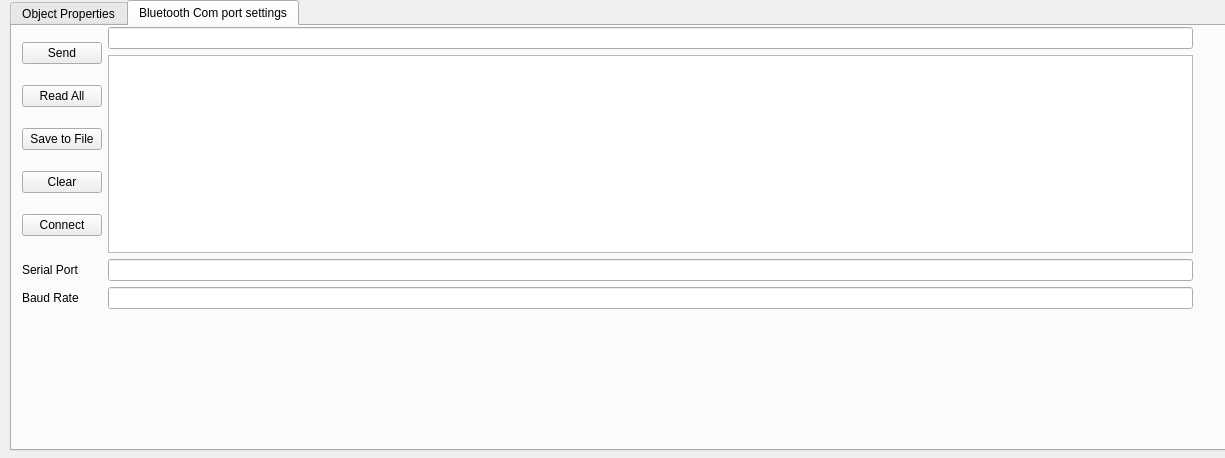
<?xml version="1.0" encoding="UTF-8"?>
<ui version="4.0">
 <class>Form</class>
 <widget class="QWidget" name="Form">
  <property name="geometry">
   <rect>
    <x>0</x>
    <y>0</y>
    <width>1225</width>
    <height>458</height>
   </rect>
  </property>
  <property name="windowTitle">
   <string>Form</string>
  </property>
  <widget class="QTabWidget" name="objectOptionsTabWidth">
   <property name="geometry">
    <rect>
     <x>10</x>
     <y>0</y>
     <width>1311</width>
     <height>451</height>
    </rect>
   </property>
   <property name="currentIndex">
    <number>1</number>
   </property>
   <property name="tabsClosable">
    <bool>false</bool>
   </property>
   <property name="movable">
    <bool>true</bool>
   </property>
   <widget class="QWidget" name="tab">
    <attribute name="title">
     <string>Object Properties</string>
    </attribute>
    <widget class="QWidget" name="">
     <property name="geometry">
      <rect>
       <x>0</x>
       <y>1</y>
       <width>1181</width>
       <height>261</height>
      </rect>
     </property>
     <layout class="QGridLayout" name="gridLayout">
      <item row="10" column="3">
       <widget class="QPushButton" name="cancelButton">
        <property name="cursor">
         <cursorShape>PointingHandCursor</cursorShape>
        </property>
        <property name="text">
         <string>Cancel</string>
        </property>
       </widget>
      </item>
      <item row="10" column="2">
       <widget class="QPushButton" name="okayButton">
        <property name="cursor">
         <cursorShape>PointingHandCursor</cursorShape>
        </property>
        <property name="text">
         <string>Okay</string>
        </property>
       </widget>
      </item>
      <item row="9" column="1" colspan="3">
       <widget class="QSlider" name="zoomHorizontalSlider">
        <property name="orientation">
         <enum>Qt::Horizontal</enum>
        </property>
       </widget>
      </item>
      <item row="1" column="3">
       <widget class="QSpinBox" name="strokeWidthSpinBox"/>
      </item>
      <item row="3" column="0">
       <widget class="QLabel" name="radiusLabel">
        <property name="text">
         <string>Radius</string>
        </property>
       </widget>
      </item>
      <item row="1" column="0">
       <widget class="QLabel" name="widthLabel">
        <property name="text">
         <string>Width</string>
        </property>
       </widget>
      </item>
      <item row="2" column="2">
       <widget class="QLabel" name="StrokeTypeLabel">
        <property name="text">
         <string>Stroke Type</string>
        </property>
       </widget>
      </item>
      <item row="3" column="2">
       <widget class="QLabel" name="xPositionLabel">
        <property name="text">
         <string>xPosition</string>
        </property>
       </widget>
      </item>
      <item row="3" column="3">
       <widget class="QSpinBox" name="xPositionSpinBox"/>
      </item>
      <item row="4" column="3">
       <widget class="QSpinBox" name="yPositionSpinBox"/>
      </item>
      <item row="2" column="3">
       <widget class="QComboBox" name="strokeTypeComboBox">
        <property name="cursor">
         <cursorShape>PointingHandCursor</cursorShape>
        </property>
       </widget>
      </item>
      <item row="4" column="2">
       <widget class="QLabel" name="yPositionLabel">
        <property name="text">
         <string>yPositon</string>
        </property>
       </widget>
      </item>
      <item row="1" column="2">
       <widget class="QLabel" name="strokeWidthLabel">
        <property name="text">
         <string>Stroke Width</string>
        </property>
       </widget>
      </item>
      <item row="4" column="1">
       <widget class="QLineEdit" name="lengthEntry">
        <property name="maxLength">
         <number>50000</number>
        </property>
       </widget>
      </item>
      <item row="1" column="1">
       <widget class="QLineEdit" name="widthEntry">
        <property name="maxLength">
         <number>50000</number>
        </property>
       </widget>
      </item>
      <item row="2" column="0">
       <widget class="QLabel" name="heightLabel">
        <property name="text">
         <string>Height</string>
        </property>
       </widget>
      </item>
      <item row="9" column="0">
       <widget class="QLabel" name="zoomLabel">
        <property name="text">
         <string>Zoom</string>
        </property>
       </widget>
      </item>
      <item row="2" column="1">
       <widget class="QLineEdit" name="heightEntry">
        <property name="maxLength">
         <number>50000</number>
        </property>
       </widget>
      </item>
      <item row="4" column="0">
       <widget class="QLabel" name="lengthLabel">
        <property name="text">
         <string>Length</string>
        </property>
       </widget>
      </item>
      <item row="3" column="1">
       <widget class="QLineEdit" name="raduisEntry">
        <property name="maxLength">
         <number>50000</number>
        </property>
       </widget>
      </item>
      <item row="1" column="4">
       <widget class="QPushButton" name="selectStrokeColorButton">
        <property name="cursor">
         <cursorShape>PointingHandCursor</cursorShape>
        </property>
        <property name="text">
         <string>Select Stroke Color</string>
        </property>
       </widget>
      </item>
      <item row="3" column="4">
       <widget class="QPushButton" name="selectFillColorButton">
        <property name="cursor">
         <cursorShape>PointingHandCursor</cursorShape>
        </property>
        <property name="text">
         <string>Select Fill Color</string>
        </property>
       </widget>
      </item>
     </layout>
    </widget>
   </widget>
   <widget class="QWidget" name="serialTab">
    <attribute name="title">
     <string>Bluetooth Com port settings</string>
    </attribute>
    <widget class="QWidget" name="gridLayoutWidget_2">
     <property name="geometry">
      <rect>
       <x>10</x>
       <y>1</y>
       <width>1171</width>
       <height>282</height>
      </rect>
     </property>
     <layout class="QGridLayout" name="gridLayout_2">
      <item row="0" column="0">
       <layout class="QVBoxLayout" name="verticalLayout_2">
        <item>
         <widget class="QPushButton" name="sendButton">
          <property name="cursor">
           <cursorShape>PointingHandCursor</cursorShape>
          </property>
          <property name="text">
           <string>Send</string>
          </property>
         </widget>
        </item>
        <item>
         <widget class="QPushButton" name="readAllButton">
          <property name="cursor">
           <cursorShape>PointingHandCursor</cursorShape>
          </property>
          <property name="text">
           <string>Read All</string>
          </property>
         </widget>
        </item>
        <item>
         <widget class="QPushButton" name="save2FileButton">
          <property name="cursor">
           <cursorShape>PointingHandCursor</cursorShape>
          </property>
          <property name="text">
           <string>Save to File</string>
          </property>
         </widget>
        </item>
        <item>
         <widget class="QPushButton" name="clearButton">
          <property name="cursor">
           <cursorShape>PointingHandCursor</cursorShape>
          </property>
          <property name="text">
           <string>Clear</string>
          </property>
         </widget>
        </item>
        <item>
         <widget class="QPushButton" name="connectButton">
          <property name="cursor">
           <cursorShape>PointingHandCursor</cursorShape>
          </property>
          <property name="text">
           <string>Connect</string>
          </property>
         </widget>
        </item>
       </layout>
      </item>
      <item row="0" column="1">
       <layout class="QVBoxLayout" name="verticalLayout_3">
        <item>
         <widget class="QLineEdit" name="serialMessageEntry">
          <property name="maxLength">
           <number>200000</number>
          </property>
         </widget>
        </item>
        <item>
         <widget class="QPlainTextEdit" name="serialMessageDisplay">
          <property name="cursor" stdset="0">
           <cursorShape>ForbiddenCursor</cursorShape>
          </property>
          <property name="frameShadow">
           <enum>QFrame::Plain</enum>
          </property>
          <property name="readOnly">
           <bool>true</bool>
          </property>
         </widget>
        </item>
       </layout>
      </item>
      <item row="1" column="1">
       <widget class="QLineEdit" name="serialPortEntry">
        <property name="maxLength">
         <number>200000</number>
        </property>
       </widget>
      </item>
      <item row="2" column="1">
       <widget class="QLineEdit" name="baudrateEntry">
        <property name="maxLength">
         <number>200000</number>
        </property>
       </widget>
      </item>
      <item row="1" column="0">
       <widget class="QLabel" name="serialPortLabel">
        <property name="text">
         <string>Serial Port</string>
        </property>
       </widget>
      </item>
      <item row="2" column="0">
       <widget class="QLabel" name="baudrateLabel">
        <property name="text">
         <string>Baud Rate</string>
        </property>
       </widget>
      </item>
     </layout>
    </widget>
   </widget>
  </widget>
 </widget>
 <resources/>
 <connections/>
</ui>
